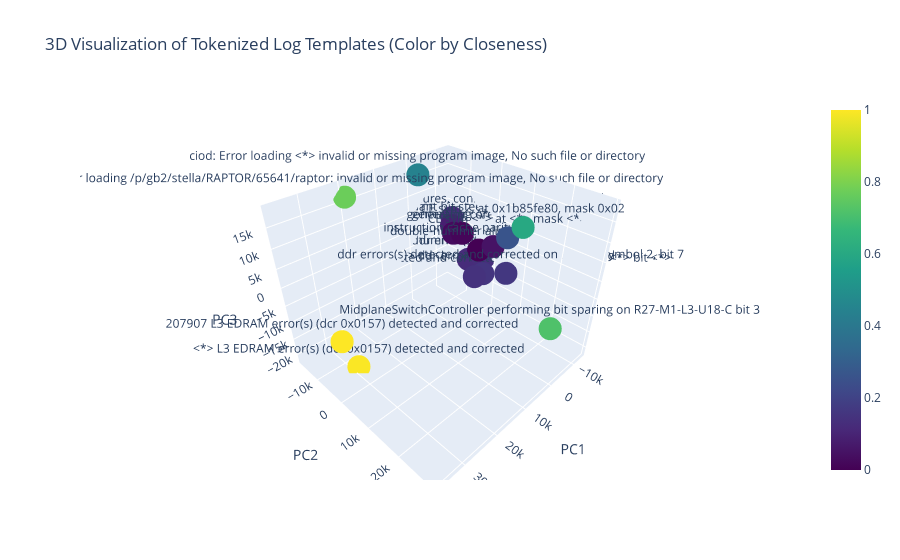

Notebook code cell kept with this figure:
### Code cell
tokenizer_choice = "bpe"  # Change to "bpe" if needed
reduced_data = tokenize_and_reduce(templates, tokenizer_choice)
plot_3d(reduced_data, templates)

### Figure 1 — Plotly figure (JSON) as saved in the notebook; plotly's stock layout.template omitted (floating-point values rounded to 4 significant figures)
{"data": [{"marker": {"color": [0.1331, 0.0, 0.1453, 0.7719, 0.7173, 0.05204, 0.1628, 0.01495, 1.0, 0.446, 0.9957, 0.1323, 0.02983, 0.6014, 0.262, 0.1244, 0.08532, 0.1563], "colorscale": [[0, "#440154"], [0.1111, "#482878"], [0.2222, "#3e4989"], [0.3333, "#31688e"], [0.4444, "#26828e"], [0.5556, "#1f9e89"], [0.6667, "#35b779"], [0.7778, "#6ece58"], [0.8889, "#b5de2b"], [1, "#fde725"]], "showscale": true, "size": 8}, "mode": "markers+text", "text": ["ddr: excessive soft failures, consider replacing the card", "63501 double-hummer alignment exceptions", "<*> ddr errors(s) detected and corrected on rank 0, symbol <*> bit <*>", "ciod: Error loading /p/gb2/stella/RAPTOR/65641/raptor: invalid or missing program image, No such file or directory", "MidplaneSwitchController performing bit sparing on R27-M1-L3-U18-C bit 3", "instruction cache parity error corrected", "3 ddr errors(s) detected and corrected on rank 0, symbol 2, bit 7", "generating core.320", "207907 L3 EDRAM error(s) (dcr 0x0157) detected and corrected", "ciod: Error loading <*> invalid or missing program image, No such file or directory", "<*> L3 EDRAM error(s) (dcr 0x0157) detected and corrected", "total of 1 ddr error(s) detected and corrected", "generating <*>", "CE sym 2, at 0x1b85fe80, mask 0x02", "CE sym <*> at <*> mask <*>", "<*> double-hummer alignment exceptions", "ddr: activating redundant bit steering: rank=0 symbol=0", "total of <*> ddr error(s) detected and corrected"], "textposition": "top center", "type": "scatter3d", "x": [-8850.0, -7591.0, -9195.0, 19740.0, 2587.0, -6814.0, -3748.0, -7405.0, 36510.0, 2908.0, 29090.0, -13220.0, -6060.0, 3594.0, -1782.0, -10740.0, -7733.0, -11290.0], "y": [-11010.0, -114.3, -2512.0, -16850.0, 29290.0, 5116.0, 11910.0, -5834.0, 1854.0, -10950.0, -5577.0, -3052.0, -7739.0, 20290.0, 12920.0, -6360.0, -10090.0, -1294.0], "z": [3584.0, -1450.0, -11600.0, 16510.0, -4426.0, 2030.0, -1322.0, 1318.0, -4029.0, 18690.0, -21510.0, -7675.0, 1142.0, 16700.0, 9451.0, -8294.0, 1897.0, -11020.0]}], "layout": {"scene": {"xaxis": {"title": {"text": "PC1"}}, "yaxis": {"title": {"text": "PC2"}}, "zaxis": {"title": {"text": "PC3"}}}, "title": {"text": "3D Visualization of Tokenized Log Templates (Color by Closeness)"}}}
